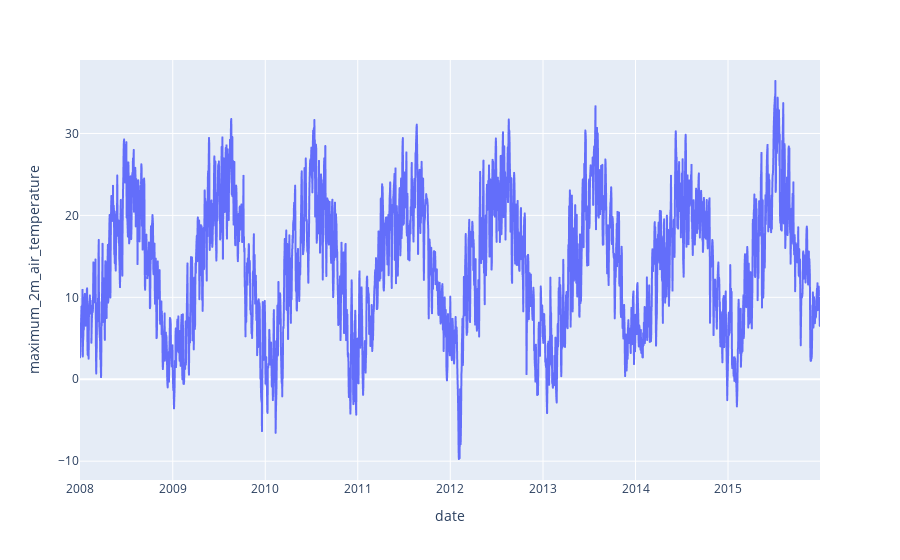

Source (notebook cell):
### Code cell
px.line(test_df, x="date", y="maximum_2m_air_temperature")

### Figure 1 — Plotly figure (JSON) as saved in the notebook; plotly's stock layout.template omitted (floating-point values rounded to 4 significant figures; data arrays with more than 128 entries replaced by an {"elided": "..."} marker saying what was removed)
{"data": [{"hovertemplate": "date=%{x}<br>maximum_2m_air_temperature=%{y}<extra></extra>", "legendgroup": "", "line": {"color": "#636efa", "dash": "solid"}, "marker": {"symbol": "circle"}, "mode": "lines", "name": "", "showlegend": false, "type": "scattergl", "x": {"elided": "2921 str values"}, "xaxis": "x", "y": {"elided": "2921 float values"}, "yaxis": "y"}], "layout": {"legend": {"tracegroupgap": 0}, "margin": {"t": 60}, "xaxis": {"anchor": "y", "domain": [0, 1], "title": {"text": "date"}}, "yaxis": {"anchor": "x", "domain": [0, 1], "title": {"text": "maximum_2m_air_temperature"}}}}
